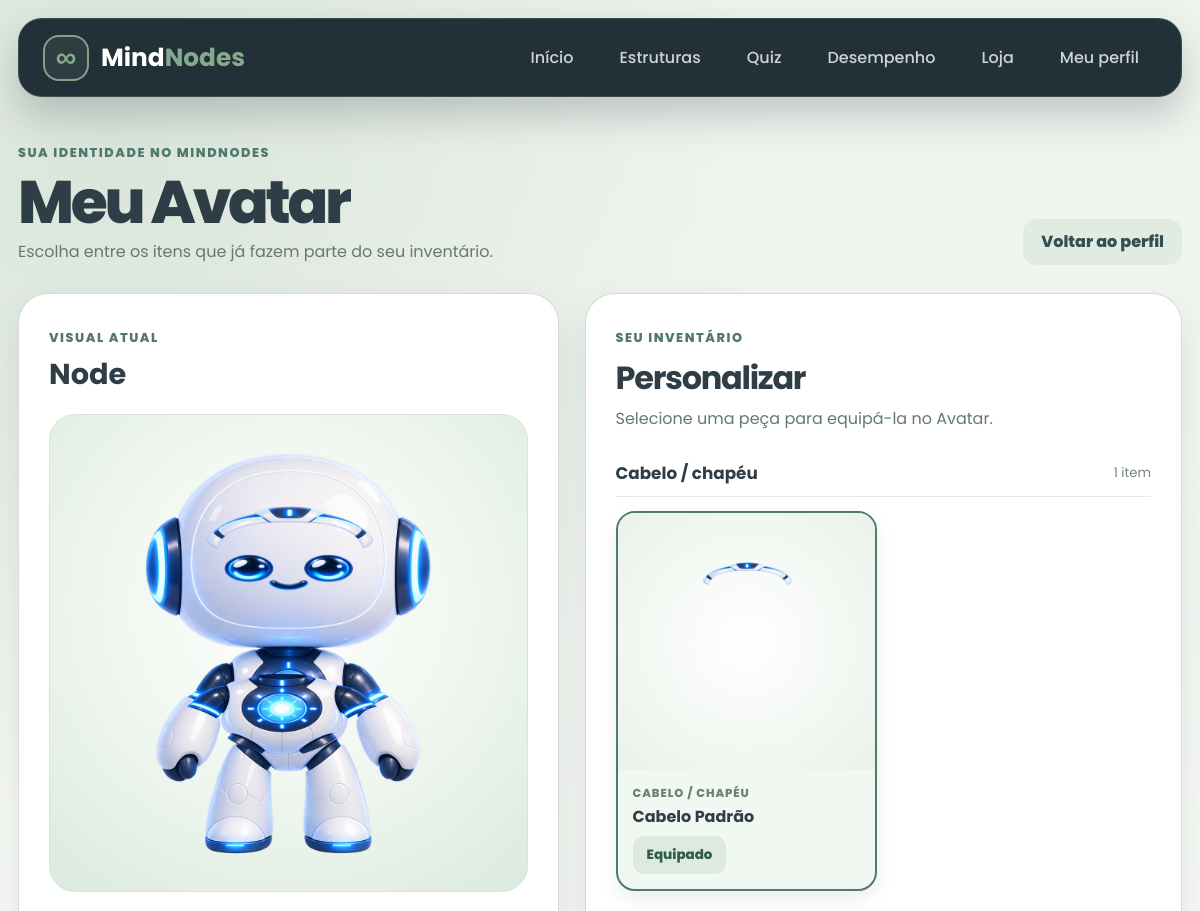
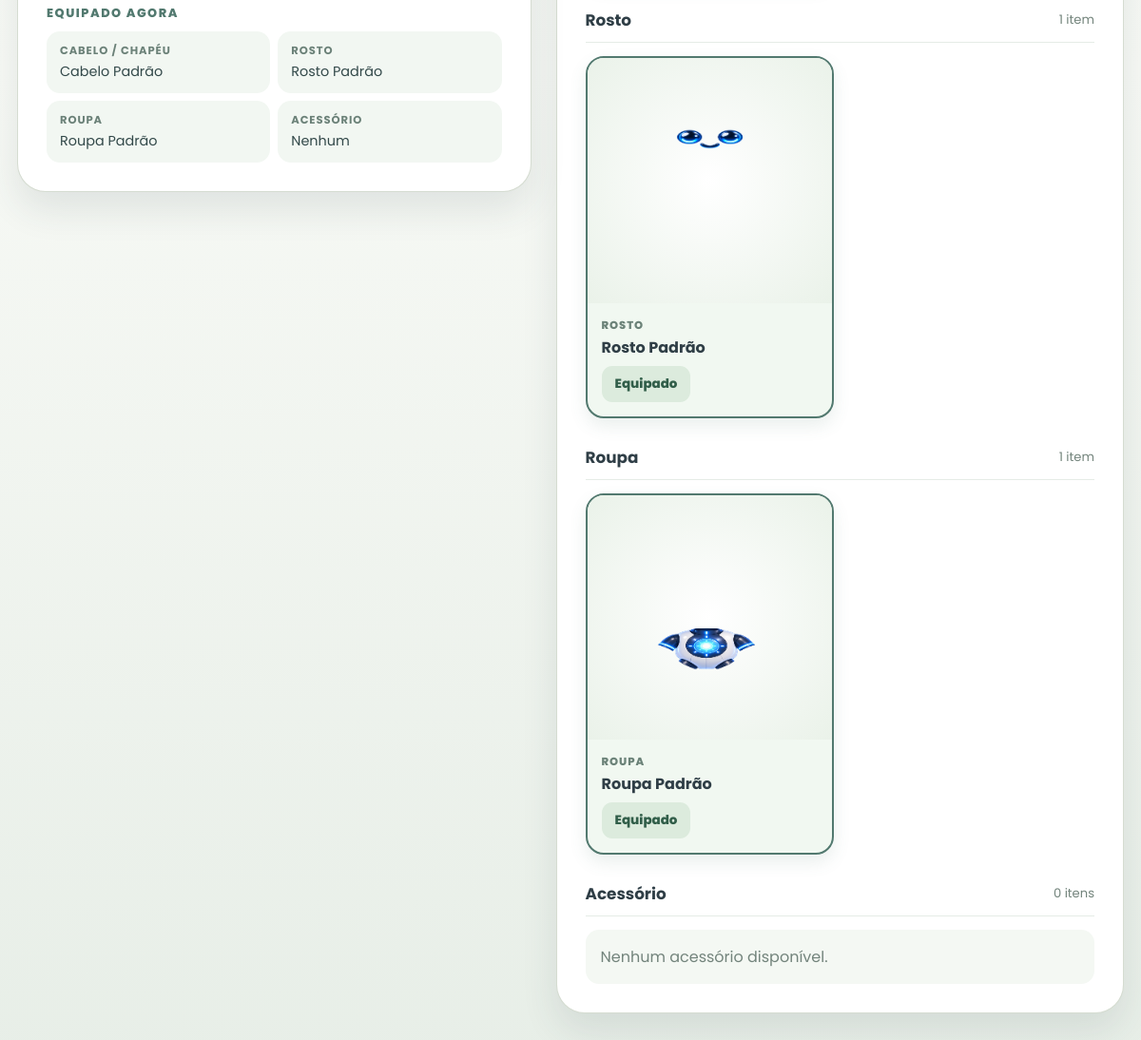
/view/avatar.php (signed in), run on the app's committed database (2 pictures, top to bottom).
### tables this page shows
CREATE TABLE `item` (
  `id_item` int(11) NOT NULL,
  `nome` varchar(100) NOT NULL,
  `descricao` text DEFAULT NULL,
  `categoria` enum('cabelo','rosto','roupa','acessorio') NOT NULL,
  `preco` int(11) NOT NULL DEFAULT 0,
  `imagem` varchar(255) NOT NULL,
  `habilidade` varchar(100) DEFAULT NULL,
  `descricao_habilidade` text DEFAULT NULL,
  `valor_habilidade` int(11) NOT NULL DEFAULT 0,
  `ativo` tinyint(1) NOT NULL DEFAULT 1
);

CREATE TABLE `usuario_item` (
  `id_usuario_item` int(11) NOT NULL,
  `id_usuario` int(11) NOT NULL,
  `id_item` int(11) NOT NULL,
  `data_compra` datetime NOT NULL DEFAULT current_timestamp()
);

### config/Conexao.php (called while the page is built, shortened)
<?php
class Conexao
{
    private static $conexao = null;
    public static function obter()
    {
        if (self::$conexao === null) {
            $banco = getenv('MINDNODES_DB') ?: self::BANCO;
            self::$conexao = mysqli_connect(
                self::HOST,
                self::USUARIO,
                self::SENHA,
                $banco
            );
            mysqli_set_charset(self::$conexao, 'utf8mb4');
        }
        return self::$conexao;
    }
}

### model/Avatar.php (called while the page is built, shortened)
<?php
require_once __DIR__ . '/Inventario.php';
class Avatar
{
    private $conexao;
    private $itens;
    public function __construct($conexao = null)
    {
        $this->conexao = $conexao ?: Conexao::obter();
        $this->itens = new Item($this->conexao);
    }
    private function consultar($sql, $tipos, ...$valores)
    {
        $stmt = $this->conexao->prepare($sql);
        try {
            if ($tipos !== '' && !$stmt->bind_param($tipos, ...$valores)) throw new RuntimeException('Falha nos parametros do avatar.');
            if (!$stmt->execute()) throw new RuntimeException('Falha na operacao de avatar.');
            return $stmt->field_count ? $stmt->get_result()->fetch_all(MYSQLI_ASSOC) : [];
        } finally { $stmt->close(); }
    }
    private function validarUsuario($idUsuario)
    {
        $idUsuario = Item::validarId($idUsuario);
        if (!$this->consultar('SELECT id_usuario FROM usuario WHERE id_usuario = ?', 'i', $idUsuario)) {
            throw new OutOfBoundsException('Usuario inexistente.');
        }
        return $idUsuario;
    }
    public function buscarDoUsuario($idUsuario)
    {
        $idUsuario = $this->validarUsuario($idUsuario);
        $linhas = $this->consultar('SELECT id_cabelo, id_rosto, id_roupa, id_acessorio FROM avatar_usuario WHERE id_usuario = ?', 'i', $idUsuario);
        $registro = $linhas[0];
        $avatar = ['base' => ['imagem' => self::BASE]];
        foreach (self::SLOTS as $categoria => $slot) {
            $idItem = $registro[$slot];
            $item = $idItem === null ? null : $this->itens->buscarPorId($idItem);
            $avatar[$categoria] = $item;
        }
        return $avatar;
    }
}

### model/Inventario.php (called while the page is built, shortened)
<?php
require_once __DIR__ . '/Item.php';
class Inventario
{
    private $conexao;
    public function __construct($conexao = null)
    {
        $this->conexao = $conexao ?: Conexao::obter();
    }
    private function executar($sql, $tipos, ...$valores)
    {
        $stmt = $this->conexao->prepare($sql);
        try {
            if (!$stmt->bind_param($tipos, ...$valores)) throw new RuntimeException('Falha nos parametros.');
            if (!$stmt->execute()) throw new RuntimeException('Falha ao executar operacao de inventario.');
            return $stmt->field_count ? $stmt->get_result()->fetch_all(MYSQLI_ASSOC) : [];
        } finally { $stmt->close(); }
    }
    private function validarUsuario($idUsuario)
    {
        $idUsuario = Item::validarId($idUsuario);
        if (!$this->executar('SELECT id_usuario FROM usuario WHERE id_usuario = ?', 'i', $idUsuario)) {
            throw new OutOfBoundsException('Usuario inexistente.');
        }
        return $idUsuario;
    }
    public function listarDoUsuario($idUsuario)
    {
        $idUsuario = $this->validarUsuario($idUsuario);
        return $this->executar('SELECT i.*, ui.data_compra FROM usuario_item ui JOIN item i ON i.id_item = ui.id_item WHERE ui.id_usuario = ? ORDER BY i.categoria, i.nome, i.id_item', 'i', $idUsuario);
    }
}

### controller/AvatarController.php (called while the page is built, shortened)
<?php
require_once __DIR__ . '/../model/Avatar.php';
class AvatarController
{
    private $avatarModel;
    public function __construct($avatarModel = null)
    {
        $this->avatarModel = $avatarModel ?: new Avatar();
    }
    private function usuarioAtual()
    {
        return Item::validarId($_SESSION['usuario_id']);
    }
    public function buscarDoUsuario()
    {
        return $this->avatarModel->buscarDoUsuario($this->usuarioAtual());
    }
}

### model/Item.php (called while the page is built, shortened)
<?php
require_once __DIR__ . '/../config/Conexao.php';
class Item
{
    private $conexao;
    public function __construct($conexao = null)
    {
        $this->conexao = $conexao ?: Conexao::obter();
    }
    public static function validarId($valor)
    {
        return (int) $valor;
    }
    private function consultar($sql, $tipos = '', ...$valores)
    {
        $stmt = $this->conexao->prepare($sql);
        try {
            if ($tipos !== '' && !$stmt->bind_param($tipos, ...$valores)) throw new RuntimeException('Falha nos parametros.');
            if (!$stmt->execute()) throw new RuntimeException('Falha ao consultar itens.');
            return $stmt->get_result()->fetch_all(MYSQLI_ASSOC);
        } finally { $stmt->close(); }
    }
    public function buscarPorId($idItem)
    {
        return $this->consultar('SELECT * FROM item WHERE id_item = ?', 'i', self::validarId($idItem))[0] ?? null;
    }
}

### controller/InventarioController.php (called while the page is built, shortened)
<?php
require_once __DIR__ . '/../model/Inventario.php';
class InventarioController
{
    private $inventarioModel;
    public function __construct($inventarioModel = null)
    {
        $this->inventarioModel = $inventarioModel ?: new Inventario();
    }
    public function listarDoUsuario($idUsuario)
    {
        return $this->inventarioModel->listarDoUsuario($idUsuario);
    }
}

### view/avatar.php (the view, shortened to what this page needs)
<?php
require_once __DIR__ . '/../controller/AvatarController.php';
require_once __DIR__ . '/../controller/InventarioController.php';
function avatarEscapar($valor) {
    return htmlspecialchars((string) $valor, ENT_QUOTES | ENT_SUBSTITUTE, 'UTF-8');
}
function avatarUrl($caminho) {
    return '../' . $caminho;
}
try {
    $avatar = (new AvatarController())->buscarDoUsuario();
    $itens = (new InventarioController())->listarDoUsuario($_SESSION['usuario_id']);
} catch (Throwable $erro) {
    error_log('Falha ao carregar avatar: ' . $erro->getMessage());
    http_response_code(503);
    $avatar = null;
    $itens = [];
}
$categorias = [
    'cabelo' => 'Cabelo / chapéu',
    'rosto' => 'Rosto',
    'roupa' => 'Roupa',
    'acessorio' => 'Acessório',
];
$itensPorCategoria = array_fill_keys(array_keys($categorias), []);
foreach ($itens as $item) {
    if (isset($itensPorCategoria[$item['categoria']])) $itensPorCategoria[$item['categoria']][] = $item;
}
?>
<!DOCTYPE html>
<html lang="pt-BR">
<head>
    <link rel="stylesheet" href="../css/style.css">
    <link rel="stylesheet" href="../css/avatar.css">
</head>
<body>
    <header class="topo">
        <a class="marca" href="../index.php" aria-label="MindNodes"><span class="simbolo-logo">∞</span><strong>Mind<span>Nodes</span></strong></a>
        <nav class="menu" aria-label="Navegação principal">
            <a href="home.php">Início</a>
            <a href="estruturas.php">Estruturas</a>
            <a href="quiz.php">Quiz</a>
            <a href="desempenho.php">Desempenho</a>
            <a href="loja.php">Loja</a>
            <a href="perfil.php">Meu perfil</a>
        </nav>
    </header>
    <main class="avatar-page">
        <div class="avatar-heading">
            <div><span class="avatar-eyebrow">Sua identidade no MindNodes</span><h1>Meu Avatar</h1><p>Escolha entre os itens que já fazem parte do seu inventário.</p></div>
            <a class="avatar-back" href="perfil.php">Voltar ao perfil</a>
        </div>
        <?php if ($avatar === null): ?>
            <div class="avatar-alert erro" role="alert">Não foi possível carregar o Avatar. Tente novamente mais tarde.</div>
        <?php else: ?>
            <div class="avatar-layout">
                <section class="avatar-stage-card" aria-labelledby="preview-titulo">
                    <div class="avatar-stage-top"><span class="avatar-eyebrow">Visual atual</span><h2 id="preview-titulo">Node</h2></div>
                    <div class="avatar-preview" role="img" aria-label="Avatar Node com <?= avatarEscapar($avatar['roupa']['nome']) ?>, <?= avatarEscapar($avatar['rosto']['nome']) ?> e <?= avatarEscapar($avatar['cabelo']['nome']) ?>">
                        <?php foreach (['base', 'roupa', 'rosto', 'cabelo', 'acessorio'] as $camada): ?>
                            <?php if ($avatar[$camada] !== null && avatarUrl($avatar[$camada]['imagem']) !== ''): ?>
                                <img class="avatar-layer avatar-<?= avatarEscapar($camada) ?>" src="<?= avatarEscapar(avatarUrl($avatar[$camada]['imagem'])) ?>" alt="" aria-hidden="true">
                            <?php endif; ?>
                        <?php endforeach; ?>
                    </div>
                    <p class="avatar-stage-caption">Equipado agora</p>
                    <div class="avatar-equipped-list">
                        <?php foreach (['cabelo', 'rosto', 'roupa', 'acessorio'] as $camada): ?>
                            <span><strong><?= avatarEscapar($categorias[$camada]) ?></strong><?= avatarEscapar($avatar[$camada]['nome'] ?? 'Nenhum') ?></span>
                        <?php endforeach; ?>
                    </div>
                </section>
                <section class="avatar-wardrobe" aria-labelledby="inventario-titulo">
                    <div class="avatar-wardrobe-head"><span class="avatar-eyebrow">Seu inventário</span><h2 id="inventario-titulo">Personalizar</h2><p>Selecione uma peça para equipá-la no Avatar.</p></div>
                    <?php foreach ($categorias as $categoria => $titulo): ?>
                        <section class="avatar-category" aria-labelledby="categoria-<?= avatarEscapar($categoria) ?>">
                            <div class="avatar-category-heading"><h3 id="categoria-<?= avatarEscapar($categoria) ?>"><?= avatarEscapar($titulo) ?></h3><span><?= count($itensPorCategoria[$categoria]) ?> <?= count($itensPorCategoria[$categoria]) === 1 ? 'item' : 'itens' ?></span></div>
                            <?php if (!$itensPorCategoria[$categoria]): ?>
                                <p class="avatar-empty"><?= $categoria === 'acessorio' ? 'Nenhum acessório disponível.' : 'Nenhum item desta categoria no seu inventário.' ?></p>
                            <?php else: ?>
                                <div class="avatar-items">
                                    <?php foreach ($itensPorCategoria[$categoria] as $item): ?>
                                        <?php $equipado = (int) ($avatar[$categoria]['id_item'] ?? 0) === (int) $item['id_item']; ?>
                                        <article class="avatar-item <?= $equipado ? 'equipado' : '' ?>">
                                            <div class="avatar-item-image">
                                                <?php if (avatarUrl($item['imagem']) !== ''): ?><img src="<?= avatarEscapar(avatarUrl($item['imagem'])) ?>" alt="" loading="lazy"><?php endif; ?>
                                            </div>
                                            <div class="avatar-item-content">
                                                <span class="avatar-item-type"><?= avatarEscapar($titulo) ?></span>
                                                <h4><?= avatarEscapar($item['nome']) ?></h4>
                                                <?php if ($equipado): ?>
                                                    <span class="avatar-equipped-badge">Equipado</span>
                                                <?php endif; ?>
                                            </div>
                                        </article>
                                    <?php endforeach; ?>
                                </div>
                            <?php endif; ?>
                        </section>
                    <?php endforeach; ?>
                </section>
            </div>
        <?php endif; ?>
    </main>
</body>
</html>

### css/style.css (style rules this page uses)
:root { --ash-grey: #CAD2C5; --muted-teal: #84A98C; --deep-teal: #52796F; --dark-slate: #354F52; --charcoal-blue: #2F3E46; --white: #FFFFFF; --soft-white: #F6F8F4; --cyan: #43D9E8; --blue: #2358D8; --purple: #6C3DD9; --shadow: 0 18px 45px rgba(47, 62, 70, 0.18); --radius: 24px; }
* { margin: 0; padding: 0; box-sizing: border-box; }
body { font-family: 'Poppins', Arial, sans-serif; background: linear-gradient(180deg, var(--ash-grey), #eef2ec 45%, var(--soft-white)); color: var(--charcoal-blue); }
a { color: #fff; text-decoration: none; }
.topo { width: 100%; min-height: 76px; padding: 14px 38px; display: flex; align-items: center; justify-content: space-between; gap: 28px; background: rgba(47, 62, 70, 0.98); color: var(--white); border-bottom: 1px solid rgba(202, 210, 197, 0.22); position: sticky; top: 0; z-index: 10; }
.marca { display: flex; align-items: center; gap: 12px; font-size: 1.55rem; font-weight: 800; white-space: nowrap; }
.marca span:not(.simbolo-logo) { color: var(--cyan); }
.simbolo-logo { width: 46px; height: 46px; display: inline-flex; align-items: center; justify-content: center; color: var(--cyan); border: 2px solid var(--cyan); border-radius: 16px; font-size: 1.8rem; box-shadow: 0 0 25px rgba(67, 217, 232, 0.35); }
.menu { display: flex; align-items: center; justify-content: center; gap: 10px; flex-wrap: wrap; }
.menu a { padding: 12px 18px; border-radius: 14px; color: #eaf0f2; font-weight: 500; transition: 0.25s; }
main { width: min(1180px, calc(100% - 36px)); margin: 0 auto; }
h1 { font-size: clamp(2.3rem, 5vw, 4.6rem); line-height: 1.08; margin-bottom: 18px; font-weight: 800; }

### data on the page
item: imagem (picture), camada "CABELO / CHAPÉU", nome "Cabelo Padrão"
item: camada "ROSTO", nome "Rosto Padrão"
item: camada "ROUPA", nome "Roupa Padrão"
usuario_item: id_item.imagem (picture), titulo "CABELO / CHAPÉU", id_item.nome "Cabelo Padrão"
usuario_item: id_item.imagem (picture), titulo "ROSTO", id_item.nome "Rosto Padrão"
usuario_item: id_item.imagem (picture), titulo "ROUPA", id_item.nome "Roupa Padrão"

### other printed values
avatarEscapar($categorias[$camada]) "ACESSÓRIO"
avatarEscapar($avatar[$camada]['nome'] ?? 'Nenhum') "Nenhum"
avatarEscapar($titulo) "Cabelo / chapéu"
count($itensPorCategoria[$categoria]) "1"
avatarEscapar($titulo) "Rosto"
avatarEscapar($titulo) "Roupa"
avatarEscapar($titulo) "Acessório"
count($itensPorCategoria[$categoria]) "0"
